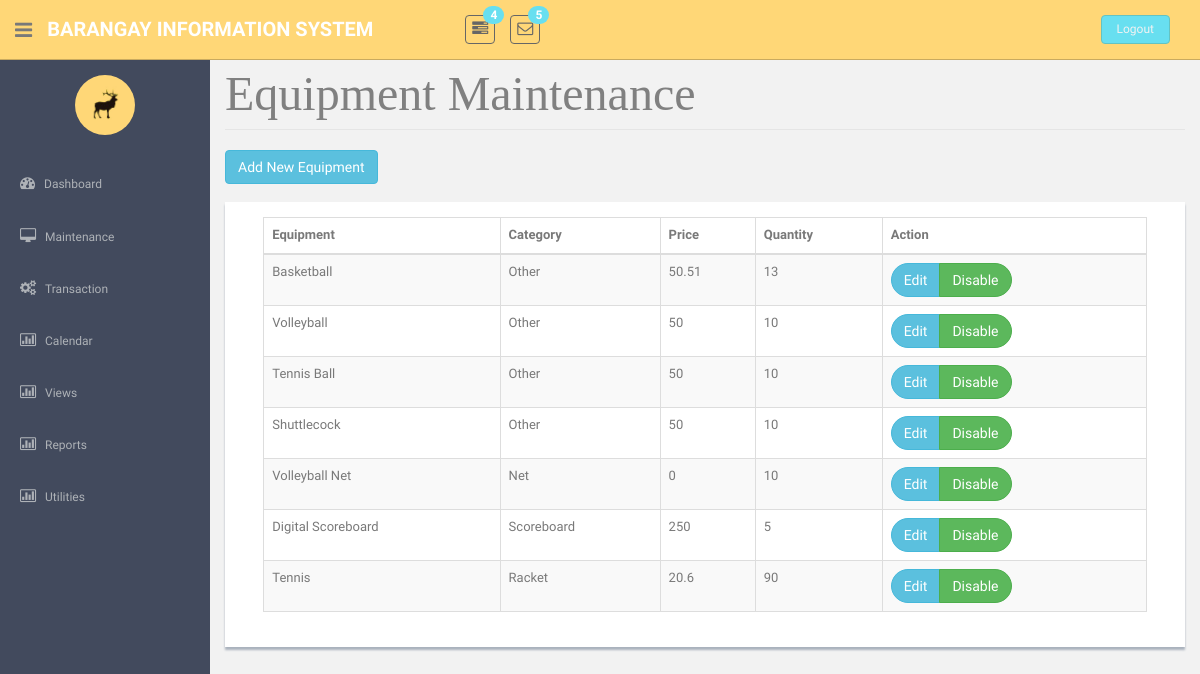
Page /EquipmentMaintenance.php on the earlier database version.
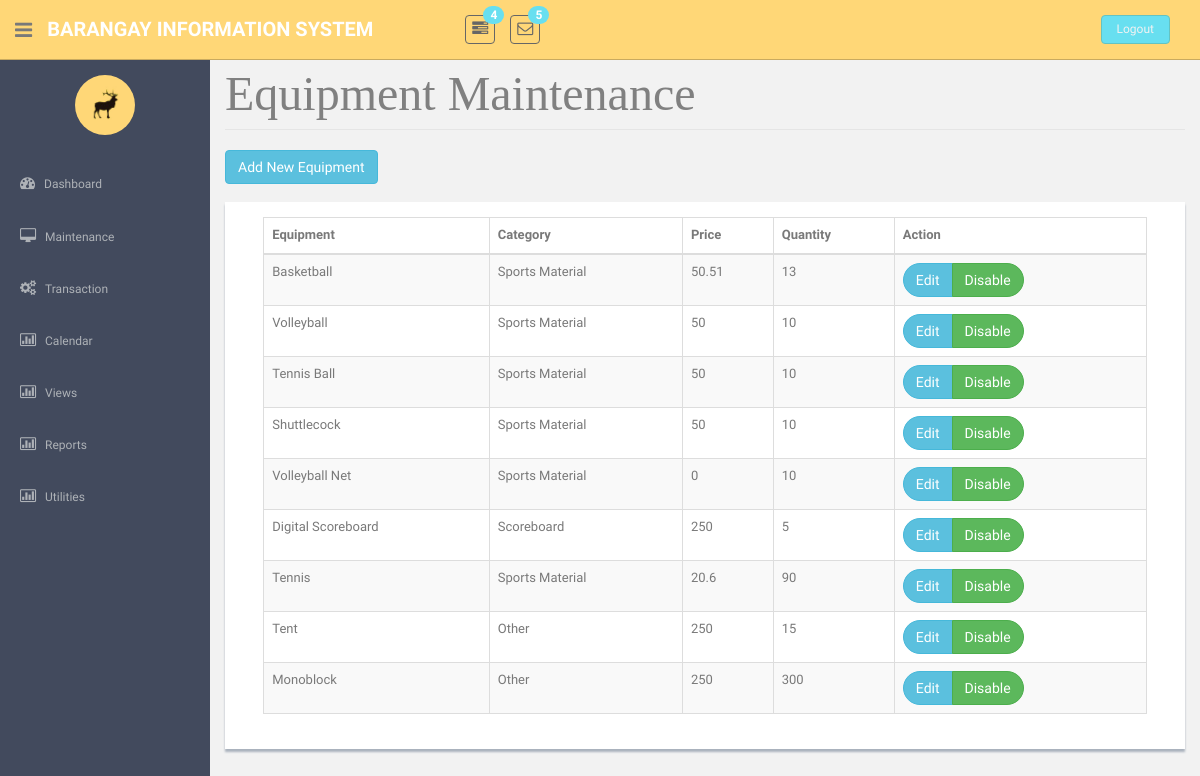
Same page on the later database version.
### tables this page shows
CREATE TABLE `tblequipment` (
  `strEquipNo` int(25) NOT NULL,
  `strEquipName` varchar(85) NOT NULL,
  `strEquipCategory` varchar(25) NOT NULL,
  `intEquipQuantity` int(11) NOT NULL,
  `dblEquipFee` double NOT NULL,
  `dblEquipDiscount` double NOT NULL,
  `strStatus` varchar(10) NOT NULL
);

CREATE TABLE `tblcategory` (
  `strCategoryCode` int(25) NOT NULL,
  `strCategoryDesc` varchar(45) NOT NULL,
  `strCategoryType` varchar(45) NOT NULL
);

### EquipmentMaintenance.php (the view, shortened to what this page needs)
<!DOCTYPE html>
          <?php require('header.php');?>
    <?php require('sidebar.php');?>
      <section id="main-content">
          <section class="wrapper site-min-height">
<legend ><font face = "cambria" size = 8 color = "grey"> Equipment Maintenance </font></legend>
	<button  class="btn btn-info" onclick = "window.location.href='EquipmentAdd.php'">Add New Equipment</button><br>
                            <center><br>
				<div class = "showback">
	<form method = POST>
				<table class="table table-striped table-bordered table-hover"  border = '3' style = 'width:95%'>
					<thead><tr>
						<th> Equipment </th>
						<th> Category </th>
						<th> Price</th>
						<th> Quantity </th>
						<th> Action</th>
					</tr></thead>
					<tbody><?php
					require('connection.php');
						$sql = "select * from tblequipment where strStatus = 'Enabled'";
						$query = mysqli_query($con, $sql);
						if(mysqli_num_rows($query) > 0){
							while($row = mysqli_fetch_object($query)){?>
								<tr> <td><?php echo $row->strEquipName?></td>
									<td><?php
								$query2 = mysqli_query($con,"Select * from tblCategory where strcategorycode = '$row->strEquipCategory'");
								if(mysqli_num_rows($query2) > 0){
									while($row1 = mysqli_fetch_object($query2)){
										echo  $row1->strCategoryDesc;
									}
								}
					?>				</td>
									<td><?php echo $row->dblEquipFee?></td>
									<td><?php echo $row->intEquipQuantity?></td>
									<td><div class="btn-group " role="group" aria-label="..." >
									<div class="btn-group " role="group">
									<button  class="btn btn-info btn-round" type = submit name = "btnEdit" value = <?php echo $row->strEquipNo; ?> >Edit</button>
									</div>
									<div class="btn-group " role="group" >
									<button  class="btn btn-success btn-round" type = submit name = "btnDelete" onclick = "return confirm('Do you really want to continue?');" value = <?php echo $row->strEquipNo; ?> >Disable</button>
									</div>
									</div></td>
								</tr>
		<?php }} ?></tbody>
				</table>
			</div><br><br>
                  </center>
		</section><! --/wrapper -->
      </section>
  </section>
  </body>
</html>

### header.php (shortened to what this page needs)
<html lang="en">
  <head>
    <link href="assets/css/bootstrap.css" rel="stylesheet">
    <link href="assets/font-awesome/css/font-awesome.css" rel="stylesheet" />
    <link href="assets/css/style.css" rel="stylesheet">
    <link href="assets/css/style-responsive.css" rel="stylesheet">
  </head>
  <body>
  <section id="container" >
      <header class="header black-bg">
              <div class="sidebar-toggle-box">
                  <div class="fa fa-bars tooltips" data-placement="right" data-original-title="Toggle Navigation"></div>
              </div>
            <a href="index.html" class="logo"><b>Barangay Information System</b></a>
            <div class="nav notify-row" id="top_menu">
                <ul class="nav top-menu">
                    <li class="dropdown">
                        <a data-toggle="dropdown" class="dropdown-toggle" href="index.html#">
                            <i class="fa fa-tasks"></i>
                            <span class="badge bg-theme">4</span>
                        </a>
                    </li>
                    <li id="header_inbox_bar" class="dropdown">
                        <a data-toggle="dropdown" class="dropdown-toggle" href="index.html#">
                            <i class="fa fa-envelope-o"></i>
                            <span class="badge bg-theme">5</span>
                        </a>
                    </li>
                </ul>
            </div>
            <div class="top-menu">
            	<ul class="nav pull-right top-menu">
                    <li><a class="logout" href="login.html">Logout</a></li>
            	</ul>
            </div>
        </header>

### sidebar.php (shortened to what this page needs)
<aside>
    <div id="sidebar"  class="nav-collapse ">
        <ul class="sidebar-menu" id="nav-accordion">
        	  <p class="centered"><a href="profile.html"><img src="assets/img/ui-sam.jpg" class="img-circle" width="60"></a></p>
            <li class="mt">
                <a href="news.php">
                    <i class="fa fa-dashboard"></i>
                    <span>Dashboard</span>
                </a>
            </li>
            <li class="sub-menu">
                <a href="javascript:;" >
                    <i class="fa fa-desktop"></i>
                    <span>Maintenance</span>
                </a>
            </li>
            <li class="sub-menu">
                <a href="validitycheck.php" >
                    <i class="fa fa-cogs"></i>
                    <span>Transaction</span>
                </a>
            </li>
 <li class="sub-menu">
                <a href="viewCalendar.php" >
                    <i class="fa fa-bar-chart-o"></i>
                    <span>Calendar</span>
                </a>
            </li>
<li class="sub-menu">
                <a href="javascript:;" >
                    <i class="fa fa-bar-chart-o"></i>
                    <span>Views</span>
                </a>
            </li>
            <li class="sub-menu">
                <a href="javascript:;" >
                    <i class="fa fa-bar-chart-o"></i>
                    <span>Reports</span>
                </a>
            </li>
<li class="sub-menu">
                <a href="#" >
                    <i class="fa fa-bar-chart-o"></i>
                    <span>Utilities</span>
                </a>
            </li>
        </ul>
    </div>
</aside>

### assets/css/style.css (style rules this page uses)
body { color: #797979; background: #f2f2f2; font-family: 'Ruda', sans-serif; padding: 0px !important; margin: 0px !important; font-size:13px; }
ul li { list-style: none; }
a, a:hover, a:focus { text-decoration: none; outline: none; }
#container { width: 100%; height: 100%; }
.btn-round { border-radius: 20px; -webkit-border-radius: 20px; }
.bg-theme { background-color: #68dff0; }
.centered { text-align: center; }
.mt { margin-top: 25px; }
ul.top-menu > li > .logout { color: #f2f2f2; font-size: 12px; border-radius: 4px; -webkit-border-radius: 4px; border: 1px solid #64c3c2 !important; padding: 5px 15px; margin-right: 15px; background: #68dff0; margin-top: 15px; }
#sidebar { width: 210px; height: 100%; position: fixed; background: #424a5d; }
#sidebar ul li { position: relative; }
ul.sidebar-menu , ul.sidebar-menu li ul.sub { margin: -2px 0 0; padding: 0; }
ul.sidebar-menu { margin-top: 75px; }
ul.sidebar-menu li { margin-bottom: 5px; margin-left:10px; margin-right:10px; }
ul.sidebar-menu li.sub-menu { line-height: 15px; }
ul.sidebar-menu li a span { display: inline-block; }
ul.sidebar-menu li a { color: #aeb2b7; text-decoration: none; display: block; padding: 15px 0 15px 10px; font-size: 12px; outline: none; -webkit-transition: all 0.3s ease; -moz-transition: all 0.3s ease; -o-transition: all 0.3s ease; -ms-transition: all 0.3s ease; transition: all 0.3s ease; }
ul.sidebar-menu li a i { font-size: 15px; padding-right: 6px; }
#main-content { margin-left: 210px; }
.header, .footer { min-height: 60px; padding: 0 15px; }
.header { position: fixed; left: 0; right: 0; z-index: 1002; }
.black-bg { background: #ffd777; border-bottom: 1px solid #c9aa5f; }
.wrapper { display: inline-block; margin-top: 60px; padding-left: 15px; padding-right: 15px; padding-bottom: 15px; padding-top: 0px; width: 100%; }
a.logo { font-size: 20px; color: #ffffff; float: left; margin-top: 15px; text-transform: uppercase; }
a.logo b { font-weight: 900; }
#top_menu .nav > li, ul.top-menu > li { float: left; }
.notify-row { float: left; margin-top: 15px; margin-left: 92px; }
ul.top-menu > li > a { color: #666666; font-size: 16px; border-radius: 4px; -webkit-border-radius: 4px; border:1px solid #666666 !important; padding: 2px 6px; margin-right: 15px; }
.notify-row .badge { position: absolute; right: -10px; top: -10px; z-index: 100; }
.sidebar-toggle-box { float: left; padding-right: 15px; margin-top: 20px; }
.sidebar-toggle-box .fa-bars { cursor: pointer; display: inline-block; font-size: 20px; }
.showback { background: #ffffff; padding: 15px; margin-bottom: 15px; box-shadow: 0px 3px 2px #aab2bd; }
.site-min-height { min-height: 900px; }

Differences in the rows shown:
changed tblequipment "Basketball": gains tblcategory (strCategoryDesc "Sports Material"); loses tblcategory (strCategoryDesc "Other")
changed tblequipment "Volleyball": gains tblcategory (strCategoryDesc "Sports Material"); loses tblcategory (strCategoryDesc "Other")
changed tblequipment "Tennis Ball": gains tblcategory (strCategoryDesc "Sports Material"); loses tblcategory (strCategoryDesc "Other")
changed tblequipment "Shuttlecock": gains tblcategory (strCategoryDesc "Sports Material"); loses tblcategory (strCategoryDesc "Other")
changed tblequipment "Volleyball Net": loses tblcategory (strCategoryDesc "Net"); gains tblcategory (strCategoryDesc "Sports Material")
changed tblequipment "Tennis": loses tblcategory (strCategoryDesc "Racket"); gains tblcategory (strCategoryDesc "Sports Material")
added tblequipment: strEquipName "Tent", dblEquipFee "250", intEquipQuantity "15", $row->strEquipNo 9 (drawn), tblcategory (strCategoryDesc "Other")
added tblequipment: strEquipName "Monoblock", dblEquipFee "250", intEquipQuantity "300", $row->strEquipNo 10 (drawn), tblcategory (strCategoryDesc "Other")
